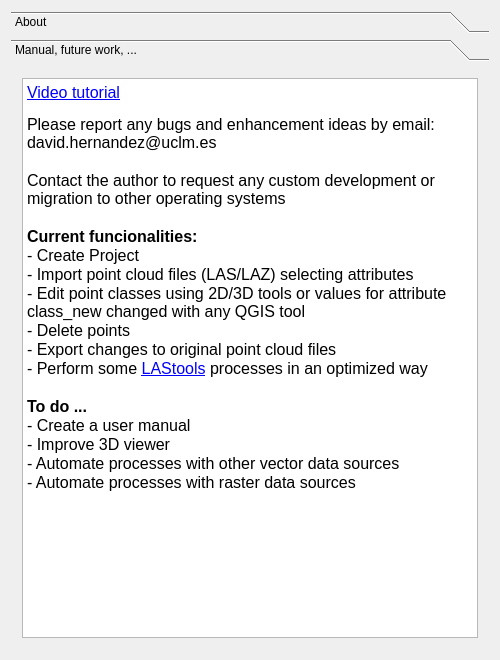
<?xml version="1.0" encoding="UTF-8"?>
<ui version="4.0">
 <class>about</class>
 <widget class="QDialog" name="about">
  <property name="geometry">
   <rect>
    <x>0</x>
    <y>0</y>
    <width>500</width>
    <height>660</height>
   </rect>
  </property>
  <property name="minimumSize">
   <size>
    <width>500</width>
    <height>660</height>
   </size>
  </property>
  <property name="maximumSize">
   <size>
    <width>500</width>
    <height>660</height>
   </size>
  </property>
  <property name="windowTitle">
   <string>qLidar</string>
  </property>
  <layout class="QGridLayout" name="gridLayout_9">
   <item row="0" column="0">
    <widget class="QToolBox" name="toolBox">
     <property name="currentIndex">
      <number>1</number>
     </property>
     <widget class="QWidget" name="page">
      <property name="geometry">
       <rect>
        <x>0</x>
        <y>0</y>
        <width>482</width>
        <height>586</height>
       </rect>
      </property>
      <attribute name="label">
       <string>About</string>
      </attribute>
      <layout class="QGridLayout" name="gridLayout">
       <item row="0" column="0">
        <widget class="QTextBrowser" name="textBrowser_description">
         <property name="enabled">
          <bool>true</bool>
         </property>
         <property name="minimumSize">
          <size>
           <width>430</width>
           <height>360</height>
          </size>
         </property>
         <property name="maximumSize">
          <size>
           <width>16777215</width>
           <height>360</height>
          </size>
         </property>
         <property name="html">
          <string>&lt;!DOCTYPE HTML PUBLIC &quot;-//W3C//DTD HTML 4.0//EN&quot; &quot;http://www.w3.org/TR/REC-html40/strict.dtd&quot;&gt;
&lt;html&gt;&lt;head&gt;&lt;meta name=&quot;qrichtext&quot; content=&quot;1&quot; /&gt;&lt;style type=&quot;text/css&quot;&gt;
p, li { white-space: pre-wrap; }
&lt;/style&gt;&lt;/head&gt;&lt;body style=&quot; font-family:'MS Shell Dlg 2'; font-size:8.15094pt; font-weight:400; font-style:normal;&quot;&gt;
&lt;p align=&quot;center&quot; style=&quot; margin-top:0px; margin-bottom:0px; margin-left:0px; margin-right:0px; -qt-block-indent:0; text-indent:0px;&quot;&gt;&lt;span style=&quot; font-family:'Calibri'; font-size:20pt; font-weight:600; color:#0055ff;&quot;&gt;qLidar - QGIS&lt;/span&gt;&lt;/p&gt;
&lt;p align=&quot;center&quot; style=&quot; margin-top:0px; margin-bottom:0px; margin-left:0px; margin-right:0px; -qt-block-indent:0; text-indent:0px;&quot;&gt;&lt;span style=&quot; font-size:14pt; font-weight:600;&quot;&gt;A plugin to use in QGIS point clouds from LIDAR or Photogrammetry&lt;/span&gt;&lt;span style=&quot; font-size:8pt;&quot;&gt; &lt;/span&gt;&lt;/p&gt;
&lt;p align=&quot;center&quot; style=&quot; margin-top:0px; margin-bottom:0px; margin-left:0px; margin-right:0px; -qt-block-indent:0; text-indent:0px;&quot;&gt;&lt;a href=&quot;https://github.com/UCLM-PAFyC/point_cloud_3d&quot;&gt;&lt;span style=&quot; font-size:12pt; text-decoration: underline; color:#0000ff;&quot;&gt;https://github.com/UCLM-PAFyC/qLidar&lt;/span&gt;&lt;/a&gt;&lt;/p&gt;
&lt;p align=&quot;center&quot; style=&quot; margin-top:0px; margin-bottom:0px; margin-left:0px; margin-right:0px; -qt-block-indent:0; text-indent:0px;&quot;&gt;&lt;span style=&quot; font-family:'Calibri'; font-size:14pt; font-weight:600; color:#000000;&quot;&gt;David Hernández López&lt;/span&gt;&lt;/p&gt;
&lt;p align=&quot;center&quot; style=&quot; margin-top:0px; margin-bottom:0px; margin-left:0px; margin-right:0px; -qt-block-indent:0; text-indent:0px;&quot;&gt;&lt;span style=&quot; font-size:12pt;&quot;&gt;Professor of Geomatics&lt;/span&gt;&lt;/p&gt;
&lt;p align=&quot;center&quot; style=&quot; margin-top:0px; margin-bottom:0px; margin-left:0px; margin-right:0px; -qt-block-indent:0; text-indent:0px;&quot;&gt;&lt;span style=&quot; font-family:'Calibri'; font-size:12pt; color:#000000;&quot;&gt;University of Castilla-La Mancha - UCLM&lt;/span&gt;&lt;/p&gt;
&lt;p align=&quot;center&quot; style=&quot; margin-top:0px; margin-bottom:0px; margin-left:0px; margin-right:0px; -qt-block-indent:0; text-indent:0px;&quot;&gt;&lt;span style=&quot; font-family:'Calibri'; font-size:12pt; color:#000000;&quot;&gt;david.hernandez@uclm.es&lt;/span&gt;&lt;/p&gt;
&lt;p align=&quot;center&quot; style=&quot; margin-top:0px; margin-bottom:0px; margin-left:0px; margin-right:0px; -qt-block-indent:0; text-indent:0px;&quot;&gt;&lt;span style=&quot; font-family:'Calibri'; font-size:12pt; color:#000000;&quot;&gt;University of Salamanca - USAL&lt;/span&gt;&lt;/p&gt;
&lt;p align=&quot;center&quot; style=&quot; margin-top:0px; margin-bottom:0px; margin-left:0px; margin-right:0px; -qt-block-indent:0; text-indent:0px;&quot;&gt;&lt;span style=&quot; font-family:'Calibri'; font-size:12pt; color:#000000;&quot;&gt;dhernand@usal.es&lt;/span&gt;&lt;/p&gt;
&lt;p align=&quot;center&quot; style=&quot; margin-top:0px; margin-bottom:0px; margin-left:0px; margin-right:0px; -qt-block-indent:0; text-indent:0px;&quot;&gt;&lt;span style=&quot; font-family:'Calibri'; font-size:12pt; color:#000000;&quot;&gt;ORCID&lt;/span&gt;&lt;span style=&quot; font-family:'Calibri'; font-size:12pt; color:#0000ff;&quot;&gt;, &lt;/span&gt;&lt;a href=&quot;https://orcid.org/0000-0001-9874-5243&quot;&gt;&lt;span style=&quot; font-size:12pt; text-decoration: underline; color:#0000ff;&quot;&gt;https://orcid.org/0000-0001-9874-5243&lt;/span&gt;&lt;/a&gt;&lt;/p&gt;
&lt;p align=&quot;center&quot; style=&quot; margin-top:0px; margin-bottom:0px; margin-left:0px; margin-right:0px; -qt-block-indent:0; text-indent:0px;&quot;&gt;&lt;span style=&quot; font-family:'Calibri'; font-size:12pt; font-weight:600; color:#000000;&quot;&gt;Research groups:&lt;/span&gt;&lt;/p&gt;
&lt;p align=&quot;center&quot; style=&quot; margin-top:0px; margin-bottom:0px; margin-left:0px; margin-right:0px; -qt-block-indent:0; text-indent:0px;&quot;&gt;&lt;span style=&quot; font-family:'Calibri'; font-size:12pt; color:#000000;&quot;&gt;UCLM - PAFyC, &lt;/span&gt;&lt;a href=&quot;http://pafyc.uclm.es&quot;&gt;&lt;span style=&quot; font-size:12pt; text-decoration: underline; color:#0000ff;&quot;&gt;http://pafyc.uclm.es&lt;/span&gt;&lt;/a&gt;&lt;/p&gt;
&lt;p align=&quot;center&quot; style=&quot; margin-top:0px; margin-bottom:0px; margin-left:0px; margin-right:0px; -qt-block-indent:0; text-indent:0px;&quot;&gt;&lt;span style=&quot; font-family:'Calibri'; font-size:12pt; color:#000000;&quot;&gt;USAL - TIDOP, &lt;/span&gt;&lt;a href=&quot;http://tidop.usal.es&quot;&gt;&lt;span style=&quot; font-size:12pt; text-decoration: underline; color:#0000ff;&quot;&gt;http://tidop.usal.es&lt;/span&gt;&lt;/a&gt;&lt;/p&gt;
&lt;p align=&quot;center&quot; style=&quot; margin-top:0px; margin-bottom:0px; margin-left:0px; margin-right:0px; -qt-block-indent:0; text-indent:0px;&quot;&gt;&lt;span style=&quot; font-size:8pt;&quot;&gt;                                                     &lt;/span&gt;&lt;/p&gt;&lt;/body&gt;&lt;/html&gt;</string>
         </property>
         <property name="openExternalLinks">
          <bool>true</bool>
         </property>
        </widget>
       </item>
       <item row="1" column="0">
        <widget class="QTextBrowser" name="textBrowser_versions">
         <property name="enabled">
          <bool>true</bool>
         </property>
         <property name="minimumSize">
          <size>
           <width>0</width>
           <height>190</height>
          </size>
         </property>
         <property name="maximumSize">
          <size>
           <width>16777215</width>
           <height>190</height>
          </size>
         </property>
         <property name="html">
          <string>&lt;!DOCTYPE HTML PUBLIC &quot;-//W3C//DTD HTML 4.0//EN&quot; &quot;http://www.w3.org/TR/REC-html40/strict.dtd&quot;&gt;
&lt;html&gt;&lt;head&gt;&lt;meta name=&quot;qrichtext&quot; content=&quot;1&quot; /&gt;&lt;style type=&quot;text/css&quot;&gt;
p, li { white-space: pre-wrap; }
&lt;/style&gt;&lt;/head&gt;&lt;body style=&quot; font-family:'MS Shell Dlg 2'; font-size:8.15094pt; font-weight:400; font-style:normal;&quot;&gt;
&lt;p align=&quot;center&quot; style=&quot; margin-top:0px; margin-bottom:0px; margin-left:0px; margin-right:0px; -qt-block-indent:0; text-indent:0px;&quot;&gt;&lt;span style=&quot; font-size:12pt;&quot;&gt;Beta version: 0.1&lt;/span&gt;&lt;/p&gt;
&lt;p align=&quot;center&quot; style=&quot; margin-top:0px; margin-bottom:0px; margin-left:0px; margin-right:0px; -qt-block-indent:0; text-indent:0px;&quot;&gt;&lt;span style=&quot; font-size:12pt;&quot;&gt;Minimum QGIS version: 3.4&lt;/span&gt;&lt;/p&gt;
&lt;p align=&quot;center&quot; style=&quot; margin-top:0px; margin-bottom:0px; margin-left:0px; margin-right:0px; -qt-block-indent:0; text-indent:0px;&quot;&gt;&lt;span style=&quot; font-size:12pt;&quot;&gt;Operating system: Windows 10&lt;/span&gt;&lt;/p&gt;
&lt;p align=&quot;center&quot; style=&quot; margin-top:0px; margin-bottom:0px; margin-left:0px; margin-right:0px; -qt-block-indent:0; text-indent:0px;&quot;&gt;&lt;span style=&quot; font-size:12pt;&quot;&gt;3D viewer is based on PcdViewer:&lt;/span&gt;&lt;/p&gt;
&lt;p align=&quot;center&quot; style=&quot; margin-top:0px; margin-bottom:0px; margin-left:0px; margin-right:0px; -qt-block-indent:0; text-indent:0px;&quot;&gt;&lt;span style=&quot; font-size:12pt;&quot;&gt;https://3d.bk.tudelft.nl/liangliang/software.html&lt;/span&gt;&lt;/p&gt;
&lt;p align=&quot;center&quot; style=&quot;-qt-paragraph-type:empty; margin-top:0px; margin-bottom:0px; margin-left:0px; margin-right:0px; -qt-block-indent:0; text-indent:0px; font-size:12pt;&quot;&gt;&lt;br /&gt;&lt;/p&gt;
&lt;p align=&quot;center&quot; style=&quot; margin-top:0px; margin-bottom:0px; margin-left:0px; margin-right:0px; -qt-block-indent:0; text-indent:0px;&quot;&gt;&lt;span style=&quot; font-size:12pt;&quot;&gt;Any use of this version is allowed without &lt;/span&gt;&lt;/p&gt;
&lt;p align=&quot;center&quot; dir='rtl' style=&quot; margin-top:0px; margin-bottom:0px; margin-left:0px; margin-right:0px; -qt-block-indent:0; text-indent:0px;&quot;&gt;&lt;span style=&quot; font-size:12pt;&quot;&gt;responsibility for the author&lt;/span&gt;&lt;/p&gt;&lt;/body&gt;&lt;/html&gt;</string>
         </property>
         <property name="openExternalLinks">
          <bool>true</bool>
         </property>
        </widget>
       </item>
      </layout>
     </widget>
     <widget class="QWidget" name="page_2">
      <property name="geometry">
       <rect>
        <x>0</x>
        <y>0</y>
        <width>482</width>
        <height>586</height>
       </rect>
      </property>
      <attribute name="label">
       <string>Manual, future work, ...</string>
      </attribute>
      <layout class="QGridLayout" name="gridLayout_3">
       <item row="0" column="0">
        <widget class="QTextBrowser" name="textBrowser_News">
         <property name="toolTip">
          <string notr="true"/>
         </property>
         <property name="html">
          <string>&lt;!DOCTYPE HTML PUBLIC &quot;-//W3C//DTD HTML 4.0//EN&quot; &quot;http://www.w3.org/TR/REC-html40/strict.dtd&quot;&gt;
&lt;html&gt;&lt;head&gt;&lt;meta name=&quot;qrichtext&quot; content=&quot;1&quot; /&gt;&lt;style type=&quot;text/css&quot;&gt;
p, li { white-space: pre-wrap; }
&lt;/style&gt;&lt;/head&gt;&lt;body style=&quot; font-family:'MS Shell Dlg 2'; font-size:8.15094pt; font-weight:400; font-style:normal;&quot;&gt;
&lt;p style=&quot; margin-top:0px; margin-bottom:0px; margin-left:0px; margin-right:0px; -qt-block-indent:0; text-indent:0px;&quot;&gt;&lt;a href=&quot;https://youtu.be/ni-rUau5jBw&quot;&gt;&lt;span style=&quot; font-size:12pt; text-decoration: underline; color:#0000ff;&quot;&gt;Video tutorial&lt;/span&gt;&lt;/a&gt;&lt;/p&gt;
&lt;p style=&quot;-qt-paragraph-type:empty; margin-top:0px; margin-bottom:0px; margin-left:0px; margin-right:0px; -qt-block-indent:0; text-indent:0px; font-size:8.15094pt;&quot;&gt;&lt;br /&gt;&lt;/p&gt;
&lt;p style=&quot; margin-top:0px; margin-bottom:0px; margin-left:0px; margin-right:0px; -qt-block-indent:0; text-indent:0px;&quot;&gt;&lt;span style=&quot; font-size:12pt;&quot;&gt;Please report any bugs and enhancement ideas by email: david.hernandez@uclm.es&lt;/span&gt;&lt;/p&gt;
&lt;p style=&quot;-qt-paragraph-type:empty; margin-top:0px; margin-bottom:0px; margin-left:0px; margin-right:0px; -qt-block-indent:0; text-indent:0px; font-size:12pt;&quot;&gt;&lt;br /&gt;&lt;/p&gt;
&lt;p style=&quot; margin-top:0px; margin-bottom:0px; margin-left:0px; margin-right:0px; -qt-block-indent:0; text-indent:0px;&quot;&gt;&lt;span style=&quot; font-size:12pt;&quot;&gt;Contact the author to request any custom development or migration to other operating systems &lt;/span&gt;&lt;/p&gt;
&lt;p style=&quot;-qt-paragraph-type:empty; margin-top:0px; margin-bottom:0px; margin-left:0px; margin-right:0px; -qt-block-indent:0; text-indent:0px; font-size:12pt;&quot;&gt;&lt;br /&gt;&lt;/p&gt;
&lt;p style=&quot; margin-top:0px; margin-bottom:0px; margin-left:0px; margin-right:0px; -qt-block-indent:0; text-indent:0px;&quot;&gt;&lt;span style=&quot; font-size:12pt; font-weight:600;&quot;&gt;Current funcionalities:&lt;/span&gt;&lt;/p&gt;
&lt;p style=&quot; margin-top:0px; margin-bottom:0px; margin-left:0px; margin-right:0px; -qt-block-indent:0; text-indent:0px;&quot;&gt;&lt;span style=&quot; font-size:12pt;&quot;&gt;- Create Project&lt;/span&gt;&lt;/p&gt;
&lt;p style=&quot; margin-top:0px; margin-bottom:0px; margin-left:0px; margin-right:0px; -qt-block-indent:0; text-indent:0px;&quot;&gt;&lt;span style=&quot; font-size:12pt;&quot;&gt;- Import point cloud files (LAS/LAZ) selecting attributes&lt;/span&gt;&lt;/p&gt;
&lt;p style=&quot; margin-top:0px; margin-bottom:0px; margin-left:0px; margin-right:0px; -qt-block-indent:0; text-indent:0px;&quot;&gt;&lt;span style=&quot; font-size:12pt;&quot;&gt;- Edit point classes using 2D/3D tools or values for attribute class_new changed with any QGIS tool&lt;/span&gt;&lt;/p&gt;
&lt;p style=&quot; margin-top:0px; margin-bottom:0px; margin-left:0px; margin-right:0px; -qt-block-indent:0; text-indent:0px;&quot;&gt;&lt;span style=&quot; font-size:12pt;&quot;&gt;- Delete points&lt;/span&gt;&lt;/p&gt;
&lt;p style=&quot; margin-top:0px; margin-bottom:0px; margin-left:0px; margin-right:0px; -qt-block-indent:0; text-indent:0px;&quot;&gt;&lt;span style=&quot; font-size:12pt;&quot;&gt;- Export changes to original point cloud files&lt;/span&gt;&lt;/p&gt;
&lt;p style=&quot; margin-top:0px; margin-bottom:0px; margin-left:0px; margin-right:0px; -qt-block-indent:0; text-indent:0px;&quot;&gt;&lt;span style=&quot; font-size:12pt;&quot;&gt;- Perform some &lt;/span&gt;&lt;a href=&quot;https://rapidlasso.com/lastools/&quot;&gt;&lt;span style=&quot; font-size:12pt; text-decoration: underline; color:#0000ff;&quot;&gt;LAStools&lt;/span&gt;&lt;/a&gt;&lt;span style=&quot; font-size:12pt;&quot;&gt; processes in an optimized way&lt;/span&gt;&lt;/p&gt;
&lt;p style=&quot;-qt-paragraph-type:empty; margin-top:0px; margin-bottom:0px; margin-left:0px; margin-right:0px; -qt-block-indent:0; text-indent:0px; font-size:12pt;&quot;&gt;&lt;br /&gt;&lt;/p&gt;
&lt;p style=&quot; margin-top:0px; margin-bottom:0px; margin-left:0px; margin-right:0px; -qt-block-indent:0; text-indent:0px;&quot;&gt;&lt;span style=&quot; font-size:12pt; font-weight:600;&quot;&gt;To do ...&lt;/span&gt;&lt;/p&gt;
&lt;p style=&quot; margin-top:0px; margin-bottom:0px; margin-left:0px; margin-right:0px; -qt-block-indent:0; text-indent:0px;&quot;&gt;&lt;span style=&quot; font-size:12pt;&quot;&gt;- Create a user manual&lt;/span&gt;&lt;/p&gt;
&lt;p style=&quot; margin-top:0px; margin-bottom:0px; margin-left:0px; margin-right:0px; -qt-block-indent:0; text-indent:0px;&quot;&gt;&lt;span style=&quot; font-size:12pt;&quot;&gt;- Improve 3D viewer&lt;/span&gt;&lt;/p&gt;
&lt;p style=&quot; margin-top:0px; margin-bottom:0px; margin-left:0px; margin-right:0px; -qt-block-indent:0; text-indent:0px;&quot;&gt;&lt;span style=&quot; font-size:12pt;&quot;&gt;- Automate processes with other vector data sources&lt;/span&gt;&lt;/p&gt;
&lt;p style=&quot; margin-top:0px; margin-bottom:0px; margin-left:0px; margin-right:0px; -qt-block-indent:0; text-indent:0px;&quot;&gt;&lt;span style=&quot; font-size:12pt;&quot;&gt;- Automate processes with raster data sources&lt;/span&gt;&lt;/p&gt;
&lt;p style=&quot;-qt-paragraph-type:empty; margin-top:0px; margin-bottom:0px; margin-left:0px; margin-right:0px; -qt-block-indent:0; text-indent:0px; font-size:12pt;&quot;&gt;&lt;br /&gt;&lt;/p&gt;
&lt;p style=&quot;-qt-paragraph-type:empty; margin-top:0px; margin-bottom:0px; margin-left:0px; margin-right:0px; -qt-block-indent:0; text-indent:0px; font-size:12pt;&quot;&gt;&lt;br /&gt;&lt;/p&gt;&lt;/body&gt;&lt;/html&gt;</string>
         </property>
         <property name="openExternalLinks">
          <bool>true</bool>
         </property>
        </widget>
       </item>
      </layout>
     </widget>
    </widget>
   </item>
  </layout>
 </widget>
 <layoutdefault spacing="6" margin="11"/>
 <resources>
  <include location="resources.qrc"/>
 </resources>
 <connections/>
</ui>
